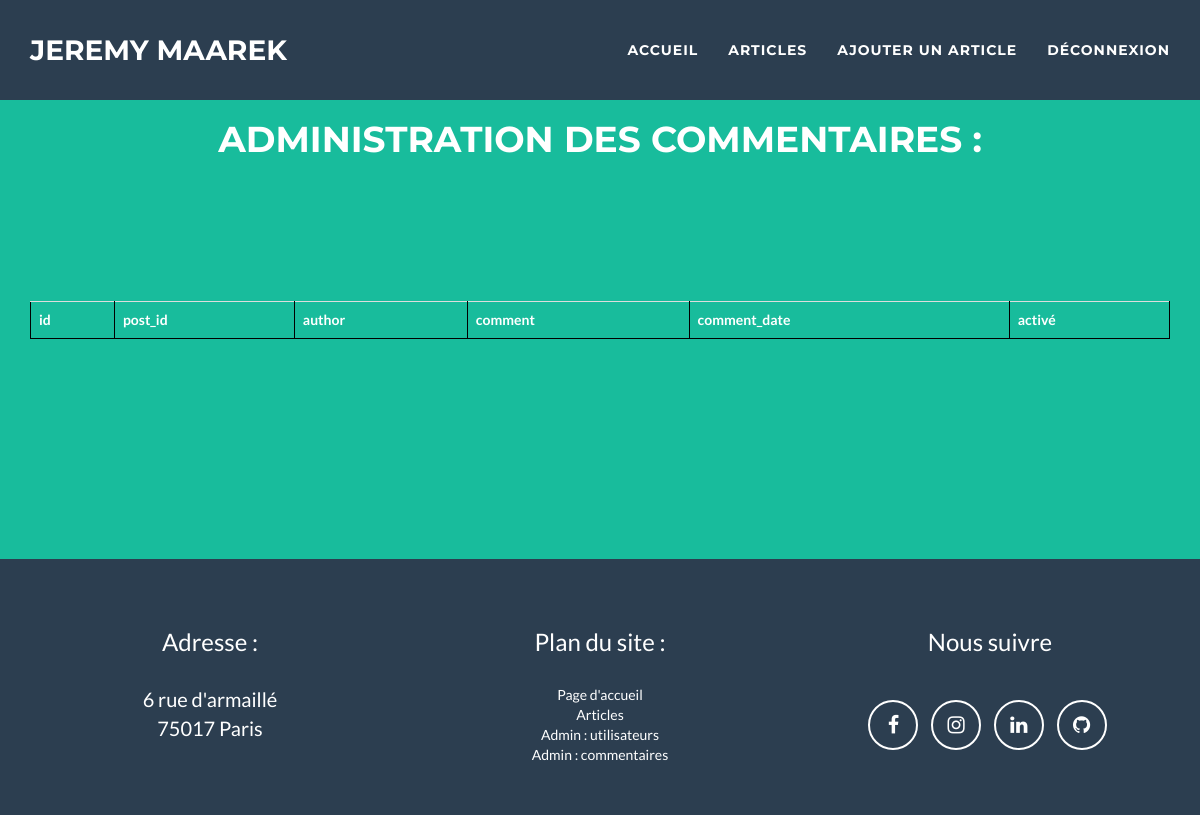
The page /index.php?action=adminComments (signed in) on the database as committed earlier.
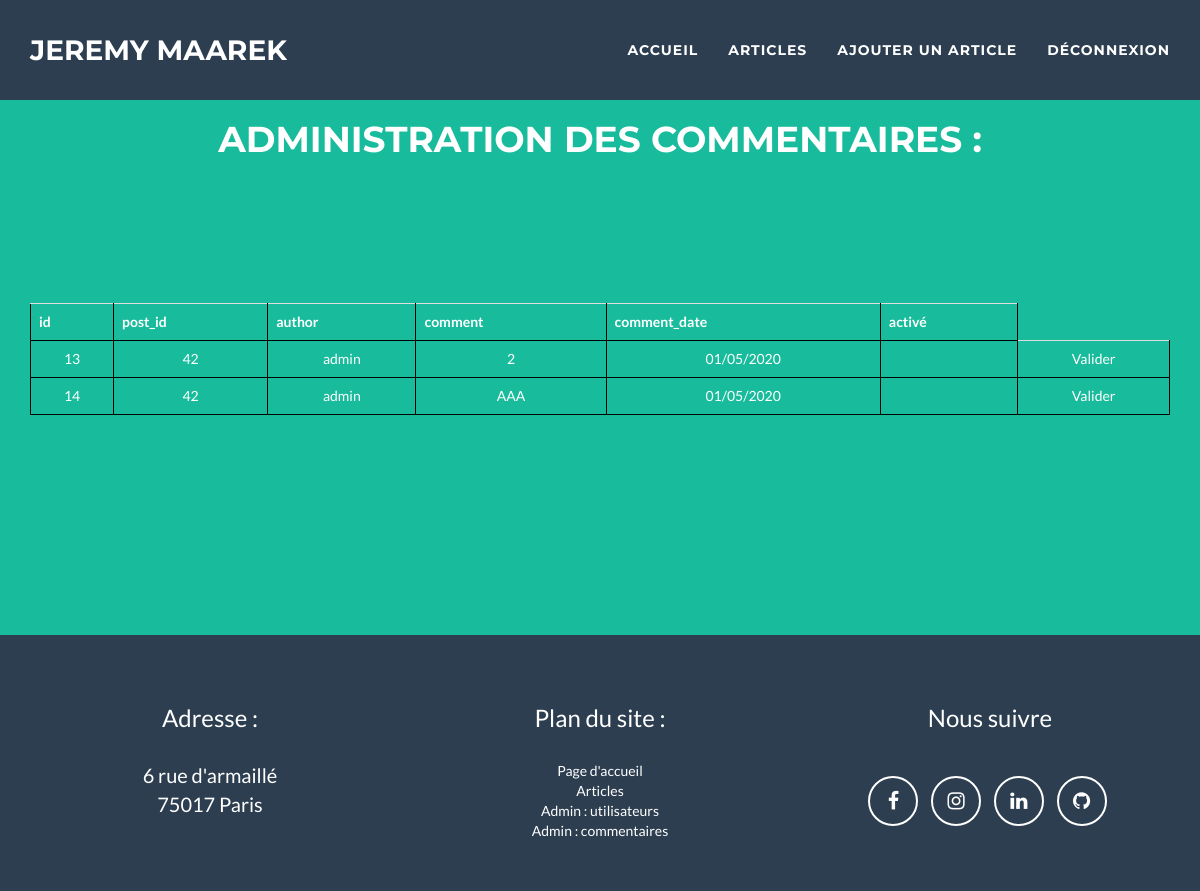
The same page on the database as committed later.
### tables this page shows
CREATE TABLE `comments` (
  `id` int(11) NOT NULL,
  `post_id` int(11) NOT NULL,
  `author` varchar(255) NOT NULL,
  `comment` text NOT NULL,
  `comment_date` datetime NOT NULL,
  `is_activated` tinyint(1) DEFAULT NULL
);

### Controller/commentController.php (called while the page is built, shortened)
<?php
require_once ('Model/commentManager.php');
class CommentController
{
    private $commentManager;
    public function __construct()
    {
        $this->commentManager = new Blog\jeremy\Model\commentManager();
    }
    public function adminComments()
    {
        $all_Comments =$this->commentManager->allComments();
        require ('View/admin_Comments.php');
    }
}

### Model/commentManager.php (called while the page is built, shortened)
<?php
require_once 'model/Comment.php';
class CommentManager extends Manager
{
    public function allComments ()
    {
        $comments = [];
        $bdd = $this->dbConnect();
        $all_Comments = $bdd->query("SELECT id, post_id, author, comment, is_activated, DATE_FORMAT(comment_date, '%d/%m/%Y') AS fr_date_comment FROM comments WHERE is_activated IS NULL ORDER BY post_id");
        while ($datas = $all_Comments->fetch())
        {
            $comment = new Comment();
            $comment->hydrate($datas);
            $comments[] = $comment;
        }
        return $comments;
    }
}

### Model/Comment.php (called while the page is built, shortened)
<?php
class Comment
{
    private $_id;
    private $_post_id;
    private $_author;
    private $_comment;
    private $_comment_date;
    public function id() {return $this->_id;}
    public function postId() {return $this->_post_id;}
    public function author() {return $this->_author;}
    public function comment() {return $this->_comment;}
    public function commentDate() {return $this->_comment_date;}
    public function setId($id)
    {
      $this->_id = $id;
    }
    public function setPostId($postId)
    {
      $this->_post_id = $postId;
    }
    public function setAuthor($author)
    {
      $this->_author = $author;
    }
    public function setComment($comment)
    {
      $this->_comment = $comment;
    }
    public function setCreated($commentDate)
    {
      $this->_comment_date = $commentDate;
    }
}

### View/admin_Comments.php (the view, shortened to what this page needs)
<?php
    if ($_SESSION['admin'] == 1){
?>
<section>
    <div class="col-lg-12">
        <H1>Administration des commentaires :</h1><br><br>
    </div>
    <div class="container">
        <table class="table">
            <tr>
                <div class="col-md-1">
                    <th>id</th>
                </div>
                <div class="col-md-2">
                    <th>post_id</th>
                </div>
                <div class="col-md-3">
                    <th>author</th>
                </div>
                <div class="col-md-2">
                    <th>comment</th>
                </div>
                <div class="col-md-1">
                    <th>comment_date</th>
                </div>
                <div class="col-md-1">
                    <th>activé</th>
                </div>
            </tr>
            <?php
                foreach($all_Comments as $comment){
            ?>
                <tr >
                    <div class="col-md-1">
                        <td><?= htmlspecialchars($comment->id()) ?></td>
                    </div>
                    <div class="col-md-2">
                        <td><?= htmlspecialchars($comment->postId()) ?></td>
                    </div>
                    <div class="col-md-3">
                        <td><?= htmlspecialchars($comment->author()) ?></td>
                    </div>
                    <div class="col-md-2">
                        <td><?= htmlspecialchars($comment->comment()) ?></td>
                    </div>
                    <div class="col-md-1">
                        <td><?= htmlspecialchars($comment->commentDate()) ?></td>
                    </div>
                    <div class="col-md-1">
                        <td><?= htmlspecialchars($comment->activated()) ?></td>
                    </div>
                    <div class="col-md-1">
                    <td><a href="index.php?action=validateComment&amp;id=<?= htmlspecialchars($comment->id()) ?>"> Valider</a></td>
                    </div>
                </tr>
                <?php
                }
                ?>
        </table>
    </div>
</section>
<?php
    }
    require ('View/templat.php');

Rows that differ between the two databases and show on the page:
added comments: id "13", post "42", author "admin", comment "2", commentDate "01/05/2020"
added comments: id "14", post "42", author "admin", comment "AAA", commentDate "01/05/2020"
